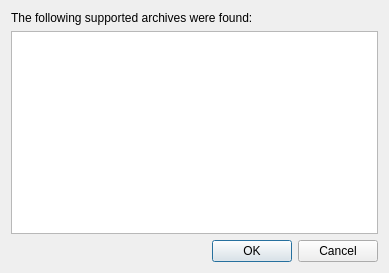
<ui version="4.0" >
 <class>FilesDlg</class>
 <widget class="QDialog" name="FilesDlg" >
  <property name="geometry" >
   <rect>
    <x>0</x>
    <y>0</y>
    <width>389</width>
    <height>273</height>
   </rect>
  </property>
  <property name="windowTitle" >
   <string>Unpack an archive</string>
  </property>
  <layout class="QGridLayout" name="gridLayout" >
   <item row="0" column="0" >
    <widget class="QLabel" name="label" >
     <property name="text" >
      <string>The following supported archives were found:</string>
     </property>
    </widget>
   </item>
   <item row="1" column="0" >
    <widget class="QListWidget" name="listArchives" />
   </item>
   <item row="2" column="0" >
    <widget class="QDialogButtonBox" name="buttonBox" >
     <property name="orientation" >
      <enum>Qt::Horizontal</enum>
     </property>
     <property name="standardButtons" >
      <set>QDialogButtonBox::Cancel|QDialogButtonBox::Ok</set>
     </property>
    </widget>
   </item>
  </layout>
 </widget>
 <resources/>
 <connections>
  <connection>
   <sender>buttonBox</sender>
   <signal>accepted()</signal>
   <receiver>FilesDlg</receiver>
   <slot>accept()</slot>
   <hints>
    <hint type="sourcelabel" >
     <x>227</x>
     <y>263</y>
    </hint>
    <hint type="destinationlabel" >
     <x>157</x>
     <y>272</y>
    </hint>
   </hints>
  </connection>
  <connection>
   <sender>buttonBox</sender>
   <signal>rejected()</signal>
   <receiver>FilesDlg</receiver>
   <slot>reject()</slot>
   <hints>
    <hint type="sourcelabel" >
     <x>295</x>
     <y>263</y>
    </hint>
    <hint type="destinationlabel" >
     <x>286</x>
     <y>272</y>
    </hint>
   </hints>
  </connection>
  <connection>
   <sender>listArchives</sender>
   <signal>doubleClicked(QModelIndex)</signal>
   <receiver>FilesDlg</receiver>
   <slot>accept()</slot>
   <hints>
    <hint type="sourcelabel" >
     <x>379</x>
     <y>230</y>
    </hint>
    <hint type="destinationlabel" >
     <x>388</x>
     <y>234</y>
    </hint>
   </hints>
  </connection>
 </connections>
</ui>
